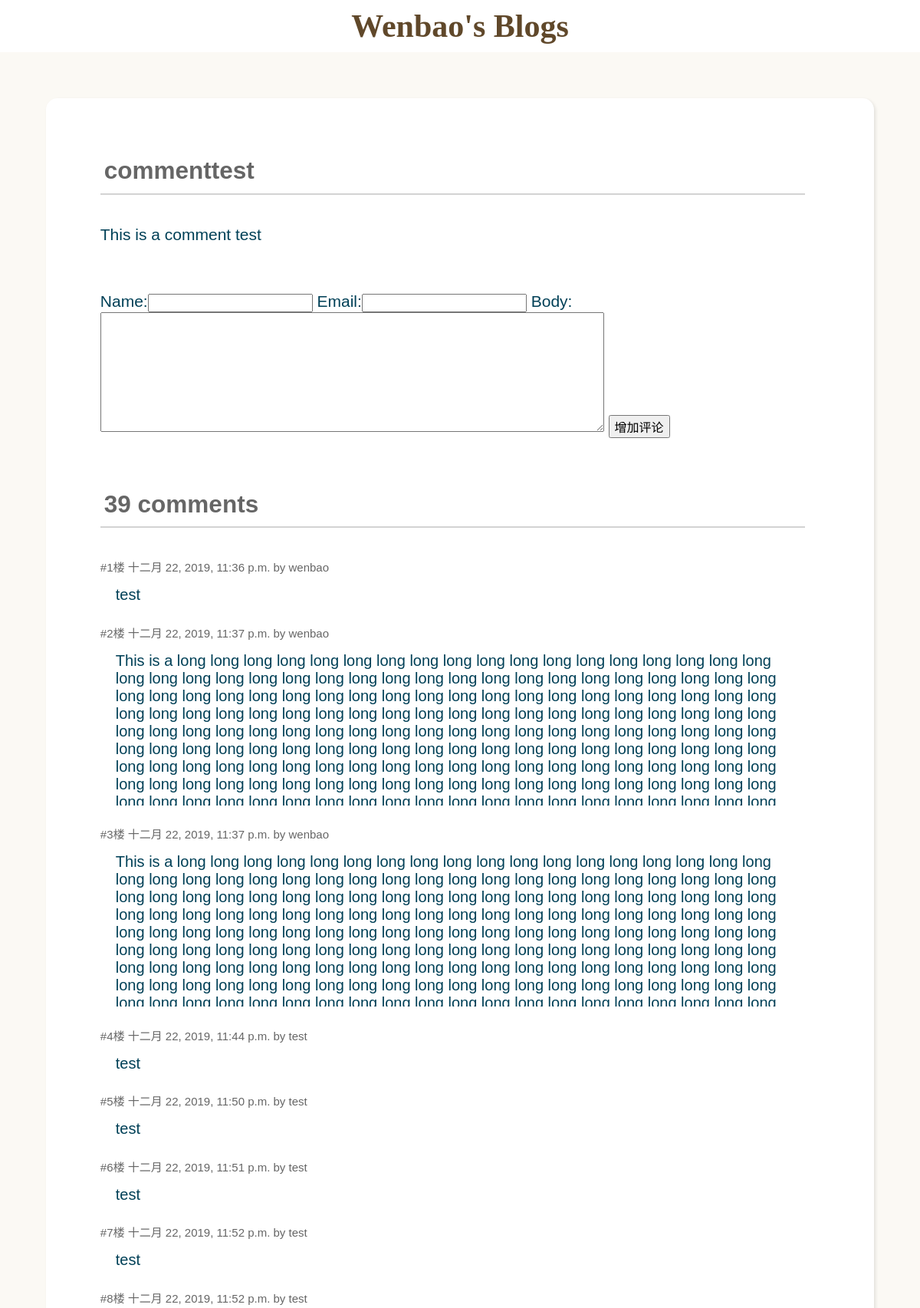
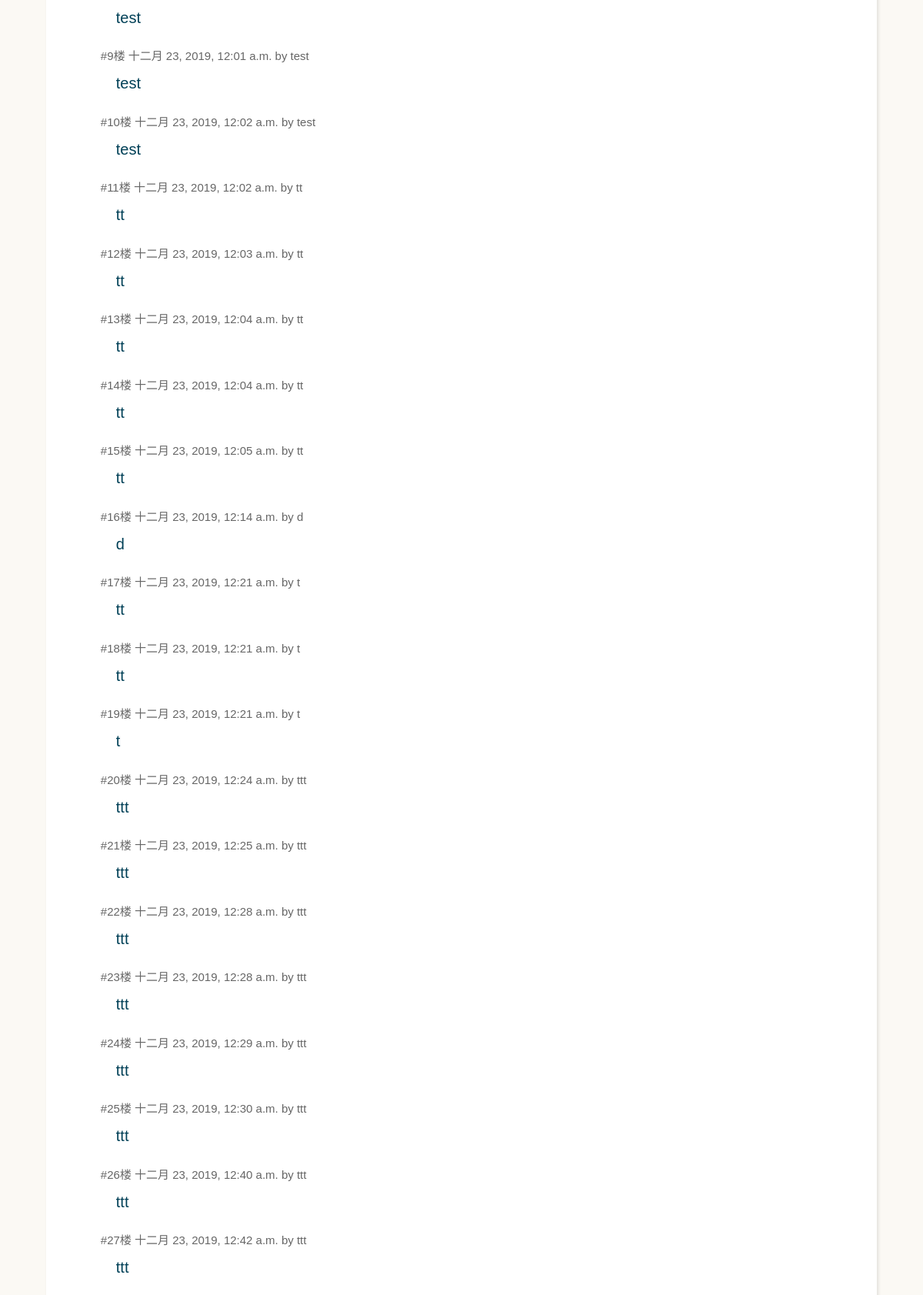
The app's page /myblog/commenttest/ (upper part) with its own data (2 pictures, top to bottom).
### blog/models.py (models this page shows, shortened)
class Post(models.Model):
    title = models.CharField(max_length=100)
    content = MDTextField()
    created_at = models.DateTimeField(default = timezone.now)
    modified_at = models.DateTimeField(auto_now_add = True)
    status = models.CharField(max_length=1, choices=STATUS_CHOICES, default='p')

class Comment(models.Model):
    post=models.ForeignKey(Post,related_name='comments', on_delete=models.CASCADE)
    name=models.CharField(max_length=80)
    email=models.EmailField()
    body=models.TextField()
    created=models.DateTimeField(auto_now_add=True)
    updated=models.DateTimeField(auto_now=True)
    active=models.BooleanField(default=True)
    class Meta:
        ordering = ('created',)

### blog/views.py (the view, shortened to what this page needs)
# urls.py: re_path(r'^(?P<title>\w+)/$', post_detail, name='post_detail'),
def post_detail(request, title):
    post = Post.objects.get(title=title)
    post.content = markdown.markdown(
        post.content.replace("\r\n",' \n'),
        extensions=[
            'markdown.extensions.extra',
            'markdown.extensions.codehilite',#语法高亮拓展
            'markdown.extensions.toc'#自动生成目录
        ])#修改blog.content内容为html
    try:
        comment_list = post.comments.filter()
    except Exception as err:
        comment_list = None
    comment_form = CommentsForm()
    return render(
        request,
        'post.html',{
            'post':post,
            'comment_list': comment_list,
            'comment_form': comment_form
        })

### blog/forms.py
class CommentsForm(forms.ModelForm):
    class Meta:
        model=Comment
        fields=('name','email','body')

### templates/post.html (shortened to what this page needs)
{% load i18n static %}<!doctype html>
<html lang="en">
<head>
    <link href="{% static 'blog/css/style.css' %}" rel="stylesheet" type="text/css">
    <link href="{% static 'blog/css/code.css' %}" rel="stylesheet" type="text/css">
</head>
<body>
    <div class="header" onclick=window.location.href="/myblog/">
        <h1 class="site-title text-center"><a href="/myblog/">Wenbao's Blogs</a></h1>
    </div>
    <div class="container post post-detail">
        <div class="post-content">{{ post.content | safe}}</div>
        <hr class="fancy-line">
        <form class="post-content" autocomplete="off" action="{% url 'post_detail' title=post.title %}" method="post">
            {{ comment_form.as_table }}
            <input type="submit" value="增加评论">
        </form>
        <div class="post-content">
            <hr class="fancy-line">
            {% with comment_list.count as total_comments %}
                <h2>{{ total_comments }} comment{{ total_comments|pluralize }}</h2>
                {% for comment in comment_list %}
                    <div class="comment">
                        <p class="info">
                            #{{ forloop.counter }}楼 {{ comment.created }} by {{ comment.name }}
                        </p>
                        <p class="say">{{ comment.body }}</p>
                    </div>
                    <hr class="fancy-line">
                {% empty %}
                    <p>还没有评论</p>
                    <hr class="fancy-line">
                {% endfor %}
            {% endwith %}
        </div>
    </div>
</body>
</html>

### static/blog/css/style.css (style rules this page uses)
*, *:before, *:after { -webkit-box-sizing: border-box; -moz-box-sizing: border-box; box-sizing: border-box; }
html, body { margin: 0; padding: 0; }
body { background-color: #fbf9f4; color: #004057; font-family:"lucida grande", "lucida sans unicode", lucida, helvetica, "Hiragino Sans GB", "Microsoft YaHei", "WenQuanYi Micro Hei", sans-serif; font-size: 21px; }
.header { background-color: #fff; margin-bottom: 40px; padding: 10px 0; position: relative; }
.header:before { display: block; content: ''; position: absolute; bottom: -10px; height: 10px; width: 100%; }
hr.fancy-line { border: 0; height: 1px; position: relative; margin: 0.5em 0; }
hr.fancy-line:before { content:''; height: 10px; background-color: #fff; }
hr.fancy-line:after { top: 0em; height: 5px; border-bottom: 1px solid #fff; background-color: #fff; }
hr.fancy-line:after, hr.fancy-line:before { content: ''; position: absolute; width: 100%; }
hr.fancy-line, hr.fancy-line:before { background: -moz-radial-gradient(center, ellipse cover, rgba(0,0,0,0.1) 0%, rgba(0,0,0,0) 75%); background: -webkit-gradient(radial, center center, 0px, center center, 75%, color-stop(0%,rgba(0,0,0,0.1)), color-stop(75%,rgba(0,0,0,0))); background: -webkit-radial-gradient(center, ellipse cover, rgba(0,0,0,0.1) 0%,rgba(0,0,0,0) 75%); background: -o-radial-gradient(center, ellipse cover, rgba(0,0,0,0.1) 0%,rgba(0,0,0,0) 75%); background: -ms-radial-gradient(center, ellipse cover, rgba(0,0,0,0.1) 0%,rgba(0,0,0,0) 75%); background: radial-gradient(ellipse at center, rgba(0,0,0,0.1) 0%,rgba(0,0,0,0) 75%); }
h1 { font-family: "Palatino Linotype", "Book Antiqua", Palatino, Helvetica, STKaiti, SimSun, serif; }
h2 { font-family: "Palatino Linotype", "Book Antiqua", Palatino, Helvetica, STKaiti, SimSun, serif; margin-bottom: 60px; margin-bottom: 40px; padding: 5px; border-bottom: 2px LightGrey solid; width: 98%; line-height: 150%; color: #666666; }
.container { margin: 0 10%; }
.site-title { text-align: center; font-family: 'Lemon', cursive; margin: 0; }
.site-title a { color: rgba(255,255,255, 0.8); color: #60482a; text-shadow: -1px -1px #fff; text-decoration: none; }
.post { background-color: #fff; border-radius: 15px; margin: 12px 0; box-shadow: 2px 2px 4px rgba(0, 0, 0, 0.1); position: relative; }
.post:after { width: 100%; height: 7px; content: ""; position: absolute; left: 0; bottom: 0; background: linear-gradient(rgba(105, 106, 97,0), rgba(105, 106, 97,.1)); border-radius: 0 0 15px 15px; }
.post-content { padding: 1% 4%; height: 150px; overflow: hidden; position: relative; background-color: #fff; }
.post.post-detail { margin: 5%; padding: 30px; font-size: 100%; }
.post-detail .post-content { height: auto; }
#id_body { width: 70%; height: 100%; }
input { font-size: 16px; }
.comment { display: block; }
.comment .info { font-size: 15px; color: #666666; }
.comment .say { margin: 0 20px; font-size: 20px; max-width: 100%; max-height: 200px; overflow-y: auto; }

### records on screen
Post: content "commenttest This is a comment test"
Comment: created "十二月 22, 2019, 11:36 p.m.", name "wenbao", body "test"
Comment: created "十二月 22, 2019, 11:37 p.m.", name "wenbao", body "This is a long long long long long long long long long long long long long long long long long long long long long long long long long long long long long long long long long long long long long long long long long long long long long long long long long long long long long long long long long long long long long long long long long long long long long long long long long long long long long long long long long long long long long long long long long long long long long long long long long long long long long long long long long long long long long long long long long long long long long long long long long long long long long long long long long long long long long long long long long long…"
Comment: created "十二月 22, 2019, 11:37 p.m.", name "wenbao", body "This is a long long long long long long long long long long long long long long long long long long long long long long long long long long long long long long long long long long long long long long long long long long long long long long long long long long long long long long long long long long long long long long long long long long long long long long long long long long long long long long long long long long long long long long long long long long long long long long long long long long long long long long long long long long long long long long long long long long long long long long long long long long long long long long long long long long long long long long long long long long…"
Comment: created "十二月 22, 2019, 11:44 p.m.", name "test", body "test"
Comment: created "十二月 22, 2019, 11:50 p.m.", name "test", body "test"
Comment: created "十二月 22, 2019, 11:51 p.m.", name "test", body "test"
Comment: created "十二月 22, 2019, 11:52 p.m.", name "test", body "test"
Comment: created "十二月 22, 2019, 11:52 p.m.", name "test", body "test"
Comment: created "十二月 23, 2019, 12:01 a.m.", name "test", body "test"
Comment: created "十二月 23, 2019, 12:02 a.m.", name "test", body "test"
Comment: created "十二月 23, 2019, 12:02 a.m.", name "tt", body "tt"
Comment: created "十二月 23, 2019, 12:03 a.m.", name "tt", body "tt"
Comment: created "十二月 23, 2019, 12:04 a.m.", name "tt", body "tt"
Comment: created "十二月 23, 2019, 12:04 a.m.", name "tt", body "tt"
Comment: created "十二月 23, 2019, 12:05 a.m.", name "tt", body "tt"
Comment: created "十二月 23, 2019, 12:14 a.m.", name "d", body "d"
Comment: created "十二月 23, 2019, 12:21 a.m.", name "t", body "tt"
Comment: created "十二月 23, 2019, 12:21 a.m.", name "t", body "tt"
Comment: created "十二月 23, 2019, 12:21 a.m.", name "t", body "t"
Comment: created "十二月 23, 2019, 12:24 a.m.", name "ttt", body "ttt"
Comment: created "十二月 23, 2019, 12:25 a.m.", name "ttt", body "ttt"
Comment: created "十二月 23, 2019, 12:28 a.m.", name "ttt", body "ttt"
Comment: created "十二月 23, 2019, 12:28 a.m.", name "ttt", body "ttt"
Comment: created "十二月 23, 2019, 12:29 a.m.", name "ttt", body "ttt"
Comment: created "十二月 23, 2019, 12:30 a.m.", name "ttt", body "ttt"
Comment: created "十二月 23, 2019, 12:40 a.m.", name "ttt", body "ttt"
Comment: created "十二月 23, 2019, 12:42 a.m.", name "ttt", body "ttt"

### other values on screen
{{ total_comments }} "39"
